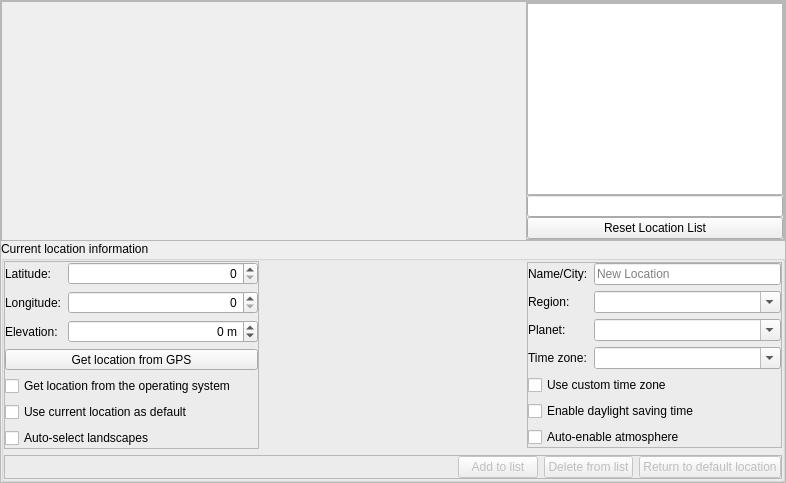
<?xml version="1.0" encoding="UTF-8"?>
<ui version="4.0">
 <class>locationDialogForm</class>
 <widget class="QWidget" name="locationDialogForm">
  <property name="geometry">
   <rect>
    <x>0</x>
    <y>0</y>
    <width>786</width>
    <height>300</height>
   </rect>
  </property>
  <property name="styleSheet">
   <string notr="true"/>
  </property>
  <layout class="QVBoxLayout">
   <property name="spacing">
    <number>0</number>
   </property>
   <property name="leftMargin">
    <number>0</number>
   </property>
   <property name="topMargin">
    <number>0</number>
   </property>
   <property name="rightMargin">
    <number>0</number>
   </property>
   <property name="bottomMargin">
    <number>0</number>
   </property>
   <item>
    <widget class="TitleBar" name="titleBar">
     <property name="title" stdset="0">
      <string>Location</string>
     </property>
    </widget>
   </item>
   <item>
    <widget class="QFrame" name="locationContent">
     <property name="sizePolicy">
      <sizepolicy hsizetype="Preferred" vsizetype="Minimum">
       <horstretch>0</horstretch>
       <verstretch>0</verstretch>
      </sizepolicy>
     </property>
     <property name="frameShape">
      <enum>QFrame::StyledPanel</enum>
     </property>
     <layout class="QGridLayout" name="gridLayout_2">
      <property name="leftMargin">
       <number>0</number>
      </property>
      <property name="topMargin">
       <number>0</number>
      </property>
      <property name="rightMargin">
       <number>0</number>
      </property>
      <property name="bottomMargin">
       <number>0</number>
      </property>
      <property name="spacing">
       <number>0</number>
      </property>
      <item row="0" column="0" colspan="2">
       <widget class="QFrame" name="frame">
        <property name="sizePolicy">
         <sizepolicy hsizetype="Preferred" vsizetype="MinimumExpanding">
          <horstretch>0</horstretch>
          <verstretch>0</verstretch>
         </sizepolicy>
        </property>
        <property name="frameShape">
         <enum>QFrame::StyledPanel</enum>
        </property>
        <property name="frameShadow">
         <enum>QFrame::Raised</enum>
        </property>
        <layout class="QGridLayout" name="gridLayout_3">
         <property name="leftMargin">
          <number>0</number>
         </property>
         <property name="topMargin">
          <number>0</number>
         </property>
         <property name="rightMargin">
          <number>0</number>
         </property>
         <property name="bottomMargin">
          <number>0</number>
         </property>
         <property name="spacing">
          <number>0</number>
         </property>
         <item row="1" column="0">
          <widget class="MapWidget" name="mapWidget" native="true">
           <property name="sizePolicy">
            <sizepolicy hsizetype="Expanding" vsizetype="Expanding">
             <horstretch>1</horstretch>
             <verstretch>0</verstretch>
            </sizepolicy>
           </property>
          </widget>
         </item>
         <item row="1" column="1">
          <widget class="QFrame" name="frame_citylist">
           <property name="sizePolicy">
            <sizepolicy hsizetype="Preferred" vsizetype="MinimumExpanding">
             <horstretch>0</horstretch>
             <verstretch>0</verstretch>
            </sizepolicy>
           </property>
           <property name="frameShape">
            <enum>QFrame::StyledPanel</enum>
           </property>
           <property name="frameShadow">
            <enum>QFrame::Raised</enum>
           </property>
           <layout class="QVBoxLayout" name="verticalLayout">
            <property name="spacing">
             <number>0</number>
            </property>
            <property name="leftMargin">
             <number>0</number>
            </property>
            <property name="topMargin">
             <number>0</number>
            </property>
            <property name="rightMargin">
             <number>0</number>
            </property>
            <property name="bottomMargin">
             <number>0</number>
            </property>
            <item>
             <widget class="QListView" name="citiesListView">
              <property name="sizePolicy">
               <sizepolicy hsizetype="MinimumExpanding" vsizetype="Expanding">
                <horstretch>0</horstretch>
                <verstretch>0</verstretch>
               </sizepolicy>
              </property>
              <property name="focusPolicy">
               <enum>Qt::NoFocus</enum>
              </property>
              <property name="toolTip">
               <string>Standard list of locations contains only English names (without diacritics!)</string>
              </property>
              <property name="horizontalScrollBarPolicy">
               <enum>Qt::ScrollBarAlwaysOff</enum>
              </property>
              <property name="editTriggers">
               <set>QAbstractItemView::NoEditTriggers</set>
              </property>
              <property name="uniformItemSizes">
               <bool>true</bool>
              </property>
             </widget>
            </item>
            <item>
             <widget class="QLineEdit" name="citySearchLineEdit">
              <property name="toolTip">
               <string>Standard list of locations contains only English names (without diacritics!)</string>
              </property>
              <property name="text">
               <string/>
              </property>
              <property name="alignment">
               <set>Qt::AlignBottom|Qt::AlignLeading|Qt::AlignLeft</set>
              </property>
             </widget>
            </item>
            <item>
             <widget class="QPushButton" name="resetListPushButton">
              <property name="text">
               <string>Reset Location List</string>
              </property>
             </widget>
            </item>
           </layout>
          </widget>
         </item>
        </layout>
       </widget>
      </item>
      <item row="2" column="1">
       <widget class="QGroupBox" name="groupBox">
        <property name="title">
         <string>Current location information</string>
        </property>
        <layout class="QGridLayout" name="gridLayout">
         <property name="leftMargin">
          <number>0</number>
         </property>
         <property name="topMargin">
          <number>0</number>
         </property>
         <property name="rightMargin">
          <number>0</number>
         </property>
         <property name="bottomMargin">
          <number>0</number>
         </property>
         <item row="2" column="1" colspan="3">
          <widget class="QFrame" name="frame_buttons">
           <property name="frameShape">
            <enum>QFrame::StyledPanel</enum>
           </property>
           <property name="frameShadow">
            <enum>QFrame::Raised</enum>
           </property>
           <layout class="QHBoxLayout" name="horizontalLayout">
            <property name="leftMargin">
             <number>0</number>
            </property>
            <property name="topMargin">
             <number>0</number>
            </property>
            <property name="rightMargin">
             <number>0</number>
            </property>
            <property name="bottomMargin">
             <number>0</number>
            </property>
            <item>
             <spacer name="horizontalSpacer">
              <property name="orientation">
               <enum>Qt::Horizontal</enum>
              </property>
              <property name="sizeHint" stdset="0">
               <size>
                <width>40</width>
                <height>20</height>
               </size>
              </property>
             </spacer>
            </item>
            <item>
             <widget class="QPushButton" name="addLocationToListPushButton">
              <property name="enabled">
               <bool>false</bool>
              </property>
              <property name="focusPolicy">
               <enum>Qt::NoFocus</enum>
              </property>
              <property name="text">
               <string>Add to list</string>
              </property>
             </widget>
            </item>
            <item>
             <widget class="QPushButton" name="deleteLocationFromListPushButton">
              <property name="enabled">
               <bool>false</bool>
              </property>
              <property name="focusPolicy">
               <enum>Qt::NoFocus</enum>
              </property>
              <property name="text">
               <string>Delete from list</string>
              </property>
             </widget>
            </item>
            <item>
             <widget class="QPushButton" name="pushButtonReturnToDefault">
              <property name="enabled">
               <bool>false</bool>
              </property>
              <property name="focusPolicy">
               <enum>Qt::NoFocus</enum>
              </property>
              <property name="text">
               <string>Return to default location</string>
              </property>
             </widget>
            </item>
           </layout>
          </widget>
         </item>
         <item row="0" column="1">
          <widget class="QFrame" name="frame_coordinates">
           <property name="frameShape">
            <enum>QFrame::StyledPanel</enum>
           </property>
           <property name="frameShadow">
            <enum>QFrame::Raised</enum>
           </property>
           <layout class="QGridLayout" name="gridLayout_4">
            <property name="leftMargin">
             <number>0</number>
            </property>
            <property name="topMargin">
             <number>0</number>
            </property>
            <property name="rightMargin">
             <number>0</number>
            </property>
            <property name="bottomMargin">
             <number>0</number>
            </property>
            <property name="horizontalSpacing">
             <number>6</number>
            </property>
            <item row="1" column="0">
             <widget class="QLabel" name="labelLongitude">
              <property name="text">
               <string>Longitude:</string>
              </property>
             </widget>
            </item>
            <item row="0" column="1">
             <widget class="AngleSpinBox" name="latitudeSpinBox">
              <property name="sizePolicy">
               <sizepolicy hsizetype="MinimumExpanding" vsizetype="Fixed">
                <horstretch>0</horstretch>
                <verstretch>0</verstretch>
               </sizepolicy>
              </property>
              <property name="toolTip">
               <string>You can enter values in decimal degrees, or using dms format, for example: +1d 12m 8s</string>
              </property>
              <property name="alignment">
               <set>Qt::AlignRight|Qt::AlignTrailing|Qt::AlignVCenter</set>
              </property>
             </widget>
            </item>
            <item row="5" column="0" colspan="2">
             <widget class="QCheckBox" name="useAsDefaultLocationCheckBox">
              <property name="text">
               <string>Use current location as default</string>
              </property>
             </widget>
            </item>
            <item row="3" column="0" colspan="2">
             <widget class="QToolButton" name="gpsToolButton">
              <property name="sizePolicy">
               <sizepolicy hsizetype="Minimum" vsizetype="Fixed">
                <horstretch>0</horstretch>
                <verstretch>0</verstretch>
               </sizepolicy>
              </property>
              <property name="text">
               <string>Get location from GPS</string>
              </property>
              <property name="checkable">
               <bool>true</bool>
              </property>
              <property name="autoRepeat">
               <bool>false</bool>
              </property>
              <property name="autoRepeatDelay">
               <number>3500</number>
              </property>
              <property name="autoRepeatInterval">
               <number>3500</number>
              </property>
              <property name="toolButtonStyle">
               <enum>Qt::ToolButtonTextOnly</enum>
              </property>
              <property name="autoRaise">
               <bool>false</bool>
              </property>
             </widget>
            </item>
            <item row="1" column="1">
             <widget class="AngleSpinBox" name="longitudeSpinBox">
              <property name="toolTip">
               <string>You can enter values in decimal degrees, or using dms format, for example: +1d 12m 8s</string>
              </property>
              <property name="alignment">
               <set>Qt::AlignRight|Qt::AlignTrailing|Qt::AlignVCenter</set>
              </property>
             </widget>
            </item>
            <item row="0" column="0">
             <widget class="QLabel" name="labelLatitude">
              <property name="text">
               <string>Latitude:</string>
              </property>
             </widget>
            </item>
            <item row="4" column="0" colspan="2">
             <widget class="QCheckBox" name="useIpQueryCheckBox">
              <property name="text">
               <string>Get location from the operating system</string>
              </property>
             </widget>
            </item>
            <item row="2" column="1">
             <widget class="QSpinBox" name="altitudeSpinBox">
              <property name="toolTip">
               <string>Enter the elevation in meter</string>
              </property>
              <property name="alignment">
               <set>Qt::AlignRight|Qt::AlignTrailing|Qt::AlignVCenter</set>
              </property>
              <property name="suffix">
               <string> m</string>
              </property>
              <property name="minimum">
               <number>-2000</number>
              </property>
              <property name="maximum">
               <number>200000</number>
              </property>
              <property name="singleStep">
               <number>100</number>
              </property>
             </widget>
            </item>
            <item row="2" column="0">
             <widget class="QLabel" name="labelElevation">
              <property name="text">
               <string>Elevation:</string>
              </property>
             </widget>
            </item>
            <item row="6" column="0" colspan="2">
             <widget class="QCheckBox" name="autoChangeLandscapesCheckBox">
              <property name="sizePolicy">
               <sizepolicy hsizetype="Expanding" vsizetype="Fixed">
                <horstretch>0</horstretch>
                <verstretch>0</verstretch>
               </sizepolicy>
              </property>
              <property name="toolTip">
               <string>Automatic change of landscape when planet or location is changed</string>
              </property>
              <property name="text">
               <string>Auto-select landscapes</string>
              </property>
             </widget>
            </item>
           </layout>
          </widget>
         </item>
         <item row="0" column="2">
          <spacer name="horizontalSpacer_2">
           <property name="orientation">
            <enum>Qt::Horizontal</enum>
           </property>
           <property name="sizeHint" stdset="0">
            <size>
             <width>40</width>
             <height>20</height>
            </size>
           </property>
          </spacer>
         </item>
         <item row="0" column="3">
          <widget class="QFrame" name="frame_names">
           <property name="sizePolicy">
            <sizepolicy hsizetype="Preferred" vsizetype="Maximum">
             <horstretch>0</horstretch>
             <verstretch>0</verstretch>
            </sizepolicy>
           </property>
           <property name="frameShape">
            <enum>QFrame::StyledPanel</enum>
           </property>
           <property name="frameShadow">
            <enum>QFrame::Raised</enum>
           </property>
           <layout class="QGridLayout" name="gridLayout_5">
            <property name="leftMargin">
             <number>0</number>
            </property>
            <property name="topMargin">
             <number>0</number>
            </property>
            <property name="rightMargin">
             <number>0</number>
            </property>
            <property name="bottomMargin">
             <number>0</number>
            </property>
            <item row="0" column="1">
             <widget class="QLineEdit" name="cityNameLineEdit">
              <property name="placeholderText">
               <string>New Location</string>
              </property>
             </widget>
            </item>
            <item row="2" column="0">
             <widget class="QLabel" name="labelPlanet">
              <property name="text">
               <string>Planet:</string>
              </property>
             </widget>
            </item>
            <item row="3" column="0">
             <widget class="QLabel" name="labelTimeZone">
              <property name="text">
               <string>Time zone:</string>
              </property>
             </widget>
            </item>
            <item row="1" column="0">
             <widget class="QLabel" name="labelRegion">
              <property name="text">
               <string>Region:</string>
              </property>
             </widget>
            </item>
            <item row="1" column="1">
             <widget class="QComboBox" name="regionNameComboBox">
              <property name="editable">
               <bool>true</bool>
              </property>
              <property name="insertPolicy">
               <enum>QComboBox::NoInsert</enum>
              </property>
             </widget>
            </item>
            <item row="0" column="0">
             <widget class="QLabel" name="labelName">
              <property name="text">
               <string>Name/City:</string>
              </property>
             </widget>
            </item>
            <item row="4" column="0" colspan="2">
             <widget class="QCheckBox" name="useCustomTimeZoneCheckBox">
              <property name="text">
               <string>Use custom time zone</string>
              </property>
             </widget>
            </item>
            <item row="5" column="0" colspan="2">
             <widget class="QCheckBox" name="dstCheckBox">
              <property name="toolTip">
               <string/>
              </property>
              <property name="text">
               <string>Enable daylight saving time</string>
              </property>
             </widget>
            </item>
            <item row="6" column="0" colspan="2">
             <widget class="QCheckBox" name="autoEnableEnvironmentCheckBox">
              <property name="toolTip">
               <string>Auto-enable atmosphere when planet is changed</string>
              </property>
              <property name="text">
               <string>Auto-enable atmosphere</string>
              </property>
             </widget>
            </item>
            <item row="3" column="1">
             <widget class="QComboBox" name="timeZoneNameComboBox">
              <property name="enabled">
               <bool>true</bool>
              </property>
              <property name="editable">
               <bool>true</bool>
              </property>
              <property name="insertPolicy">
               <enum>QComboBox::NoInsert</enum>
              </property>
             </widget>
            </item>
            <item row="2" column="1">
             <widget class="QComboBox" name="planetNameComboBox">
              <property name="editable">
               <bool>true</bool>
              </property>
              <property name="insertPolicy">
               <enum>QComboBox::NoInsert</enum>
              </property>
             </widget>
            </item>
           </layout>
          </widget>
         </item>
        </layout>
       </widget>
      </item>
     </layout>
    </widget>
   </item>
  </layout>
 </widget>
 <customwidgets>
  <customwidget>
   <class>TitleBar</class>
   <extends>QFrame</extends>
   <header>Dialog.hpp</header>
   <container>1</container>
  </customwidget>
  <customwidget>
   <class>AngleSpinBox</class>
   <extends>QSpinBox</extends>
   <header>AngleSpinBox.hpp</header>
  </customwidget>
  <customwidget>
   <class>MapWidget</class>
   <extends>QWidget</extends>
   <header>MapWidget.hpp</header>
  </customwidget>
 </customwidgets>
 <tabstops>
  <tabstop>citySearchLineEdit</tabstop>
  <tabstop>resetListPushButton</tabstop>
  <tabstop>latitudeSpinBox</tabstop>
  <tabstop>longitudeSpinBox</tabstop>
  <tabstop>altitudeSpinBox</tabstop>
  <tabstop>cityNameLineEdit</tabstop>
  <tabstop>regionNameComboBox</tabstop>
  <tabstop>planetNameComboBox</tabstop>
  <tabstop>timeZoneNameComboBox</tabstop>
  <tabstop>useCustomTimeZoneCheckBox</tabstop>
  <tabstop>dstCheckBox</tabstop>
  <tabstop>useIpQueryCheckBox</tabstop>
  <tabstop>useAsDefaultLocationCheckBox</tabstop>
  <tabstop>addLocationToListPushButton</tabstop>
  <tabstop>deleteLocationFromListPushButton</tabstop>
  <tabstop>pushButtonReturnToDefault</tabstop>
 </tabstops>
 <resources/>
 <connections/>
</ui>
